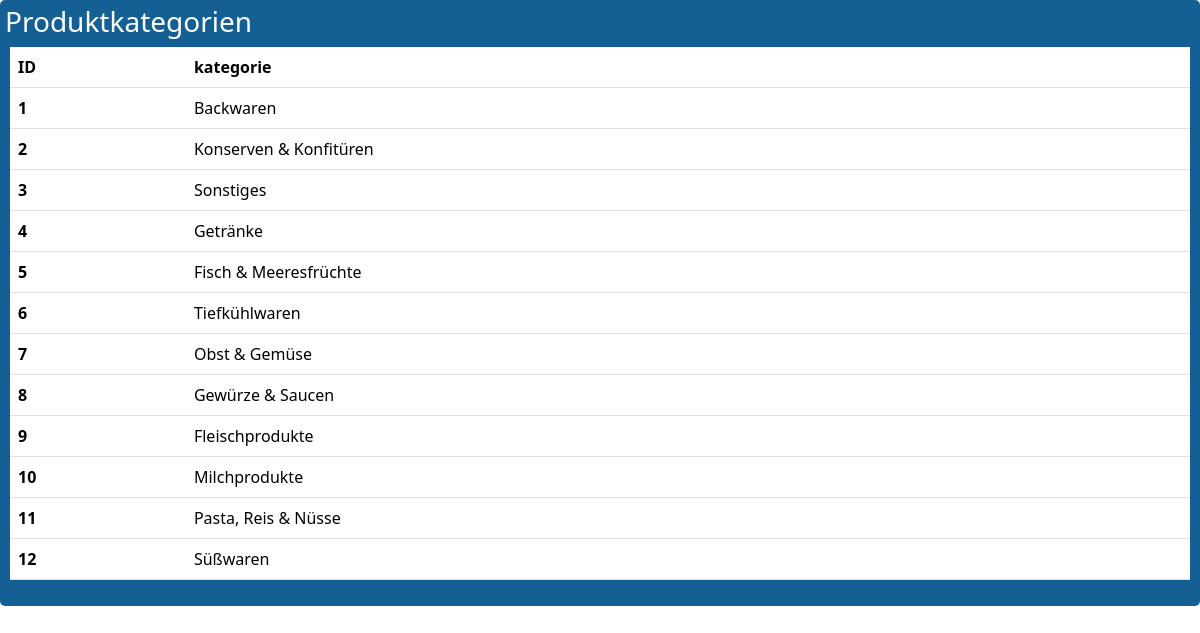
The app's page /produktkategorien with its own data.
### model.py (models this page shows)
class Produktkategorien(db.Model):
    __tablename__ = 'produktkategorien'
    ID = db.Column(db.Integer, primary_key=True)
    kategorie = db.Column(db.String(45))

### app.py (the view)
@app.route('/produktkategorien')
def show_produktkategorien():
    produktkategorien_entries = db.session.query(Produktkategorien).all()
    column_names = ["ID", "kategorie"]
    return render_template('db_table_view.html',entries=produktkategorien_entries, column_names= column_names, title = "Produktkategorien")

### templates/db_table_view.html (shortened to what this page needs)
<!DOCTYPE html>
<html lang="en">
<head>
    <link rel="stylesheet" type="text/css" href="{{ url_for('static', filename='style.css') }}">
    <link href="https://cdn.jsdelivr.net/npm/bootstrap@5.3.3/dist/css/bootstrap.min.css" rel="stylesheet"
>
</head>
<body>
    <div class="main-container">
        <h3>{{title}}</h1>
        <div class = " table-container">
            <table class="table">
                <thead class="thead-light">
                <tr>
                    {% for name in column_names %}
                        <th scope="col">{{ name }}</th>
                    {% endfor %}
                </tr>
                </thead>
                <tbody>
                    {% for entry in entries %}
                        <tr>
                            <th scope="row">{{ entry.ID }}</th>
                            {% for identifier in column_names %}
                                {% if identifier != "ID" %}
                                    <td>{{ entry[identifier]  }}</td>
                                {% endif%}
                            {% endfor %}
                        </tr>
                    {% endfor %}
                </tbody>
            </table>
        </div>
    </div>
</body>
</html>

### static/style.css (style rules this page uses)
header, body,footer { background-color: rgb(24, 115, 180); color: white; height: auto; display: flex; flex-direction: column; }
.main-container { background-color: rgb(20, 95, 148); color: white; border-radius: 5px; flex: 1; overflow-y: auto; overflow: hidden; padding: 5px; }
.table-container { overflow-y: auto; overflow-x: auto; max-width: 100%; max-height: 75vh; margin: 5px; }
.table { width: 100%; border-collapse: collapse; table-layout: auto; }
td, th { padding : 5px; overflow: hidden; text-overflow: ellipsis; }

### records on screen
Produktkategorien: ID "1", kategorie "Backwaren"
Produktkategorien: ID "2", kategorie "Konserven & Konfitüren"
Produktkategorien: ID "3", kategorie "Sonstiges"
Produktkategorien: ID "4", kategorie "Getränke"
Produktkategorien: ID "5", kategorie "Fisch & Meeresfrüchte"
Produktkategorien: ID "6", kategorie "Tiefkühlwaren"
Produktkategorien: ID "7", kategorie "Obst & Gemüse"
Produktkategorien: ID "8", kategorie "Gewürze & Saucen"
Produktkategorien: ID "9", kategorie "Fleischprodukte"
Produktkategorien: ID "10", kategorie "Milchprodukte"
Produktkategorien: ID "11", kategorie "Pasta, Reis & Nüsse"
Produktkategorien: ID "12", kategorie "Süßwaren"

### other values on screen
{{ title }} "Produktkategorien"
{{ name }} "ID" "kategorie"
